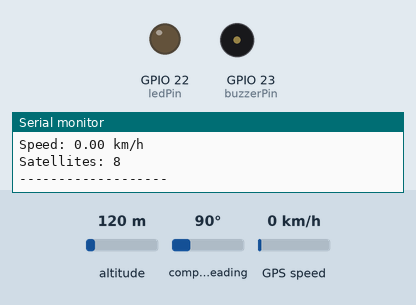
Simulated run of this sketch. Board: ESP32. On the bench: output pins drawn as LEDs (lit = HIGH), buzzer (waves = sounding, pin HIGH), the last lines printed to the serial monitor. The test bench sets the inputs (shaded band); at power-on: altitude 120 m, compass heading 90°, GPS speed 0 km/h. WiFi joins after 1.5 s; servers stay silent unless stated; uploads are accepted with an empty reply; the GPS gets a fix after 3 s at 37.7749, -122.4194 with 8 satellites.

Above: at 3.6 s.
At 5.25 s:
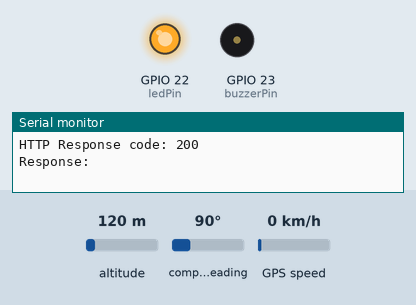
Timing chart, 0 to 9.1 s (numbered marks = the images above):
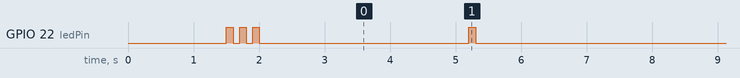

The sketch:

geofencing_esp32.ino
```cpp
/*
 * ESP32 + Neo-6M GPS Module - Geo-fencing System
 *
 * This code reads GPS coordinates from Neo-6M module and sends them
 * to the Node.js backend server for geo-fence detection.
 *
 * Hardware Connections:
 * - Neo-6M GPS TX -> ESP32 GPIO16 (RX2)
 * - Neo-6M GPS RX -> ESP32 GPIO17 (TX2)
 * - Buzzer -> GPIO 23
 * - LED -> GPIO 22
 *
 * Required Libraries:
 * - TinyGPS++ (Install from Arduino Library Manager)
 * - WiFi (Built-in)
 * - HTTPClient (Built-in)
 */

#include <WiFi.h>
#include <HTTPClient.h>
#include <TinyGPS++.h>
#include <HardwareSerial.h>

// WiFi credentials
const char* ssid = "YOUR_WIFI_SSID";
const char* password = "YOUR_WIFI_PASSWORD";

// Server URL
const char* serverUrl = "http://YOUR_SERVER_IP:5000/api/tracking/update";

// Device ID (Must match the deviceID in database)
const char* deviceID = "ESP32_001";

// GPS Serial
HardwareSerial gpsSerial(2); // Use UART2
TinyGPSPlus gps;

// Pins
const int buzzerPin = 23;
const int ledPin = 22;

// Update interval (milliseconds)
const unsigned long updateInterval = 5000; // 5 seconds
unsigned long lastUpdate = 0;

// Speed variables
float currentSpeed = 0;

void setup() {
  Serial.begin(115200);
  gpsSerial.begin(9600, SERIAL_8N1, 16, 17); // RX=16, TX=17

  // Initialize pins
  pinMode(buzzerPin, OUTPUT);
  pinMode(ledPin, OUTPUT);
  digitalWrite(buzzerPin, LOW);
  digitalWrite(ledPin, LOW);

  // Connect to WiFi
  Serial.println("Connecting to WiFi...");
  WiFi.begin(ssid, password);

  while (WiFi.status() != WL_CONNECTED) {
    delay(500);
    Serial.print(".");
  }

  Serial.println();
  Serial.println("WiFi connected!");
  Serial.print("IP address: ");
  Serial.println(WiFi.localIP());

  // Blink LED to indicate ready
  blinkLED(3);
}

void loop() {
  // Read GPS data
  while (gpsSerial.available() > 0) {
    if (gps.encode(gpsSerial.read())) {
      displayGPSInfo();
    }
  }

  // Check if it's time to send update
  if (millis() - lastUpdate >= updateInterval) {
    if (gps.location.isValid() && WiFi.status() == WL_CONNECTED) {
      sendLocationUpdate();
      lastUpdate = millis();
    } else {
      Serial.println("Waiting for valid GPS signal...");
    }
  }

  // Check for GPS timeout
  if (millis() > 5000 && gps.charsProcessed() < 10) {
    Serial.println("No GPS detected. Check wiring!");
    delay(1000);
  }
}

void displayGPSInfo() {
  if (gps.location.isValid()) {
    Serial.print("Latitude: ");
    Serial.println(gps.location.lat(), 6);
    Serial.print("Longitude: ");
    Serial.println(gps.location.lng(), 6);

    if (gps.speed.isValid()) {
      currentSpeed = gps.speed.kmph();
      Serial.print("Speed: ");
      Serial.print(currentSpeed);
      Serial.println(" km/h");
    }

    Serial.print("Satellites: ");
    Serial.println(gps.satellites.value());
    Serial.println("-------------------");
  }
}

void sendLocationUpdate() {
  HTTPClient http;

  // Prepare JSON data
  String jsonData = "{";
  jsonData += "\"deviceID\":\"" + String(deviceID) + "\",";
  jsonData += "\"latitude\":" + String(gps.location.lat(), 6) + ",";
  jsonData += "\"longitude\":" + String(gps.location.lng(), 6) + ",";
  jsonData += "\"speed\":" + String(currentSpeed, 2);
  jsonData += "}";

  Serial.println("Sending data to server...");
  Serial.println(jsonData);

  http.begin(serverUrl);
  http.addHeader("Content-Type", "application/json");

  int httpResponseCode = http.POST(jsonData);

  if (httpResponseCode > 0) {
    String response = http.getString();
    Serial.print("HTTP Response code: ");
    Serial.println(httpResponseCode);
    Serial.print("Response: ");
    Serial.println(response);

    // Parse response and trigger alerts
    processServerResponse(response);

    // Blink LED to indicate successful transmission
    blinkLED(1);
  } else {
    Serial.print("Error on sending POST: ");
    Serial.println(httpResponseCode);
  }

  http.end();
}

void processServerResponse(String response) {
  // Check if response contains alerts
  if (response.indexOf("\"type\":\"toll\"") > 0) {
    Serial.println("TOLL ZONE DETECTED!");
    triggerTollAlert();
  }

  if (response.indexOf("\"type\":\"danger\"") > 0) {
    Serial.println("DANGER ZONE DETECTED!");
    triggerDangerAlert();
  }
}

void triggerTollAlert() {
  // Short beep for toll
  digitalWrite(ledPin, HIGH);
  tone(buzzerPin, 1000, 200);
  delay(200);
  digitalWrite(ledPin, LOW);
}

void triggerDangerAlert() {
  // Multiple beeps for danger
  for (int i = 0; i < 3; i++) {
    digitalWrite(ledPin, HIGH);
    tone(buzzerPin, 2000, 200);
    delay(200);
    digitalWrite(ledPin, LOW);
    delay(100);
  }
}

void blinkLED(int times) {
  for (int i = 0; i < times; i++) {
    digitalWrite(ledPin, HIGH);
    delay(100);
    digitalWrite(ledPin, LOW);
    delay(100);
  }
}
```

Measured:
- by itself, GPIO 22 (ledPin): HIGH → LOW at 1.6 s, → HIGH 0.10 s later, → LOW 0.10 s later, → HIGH 0.10 s later, … (53 changes in this stretch)
